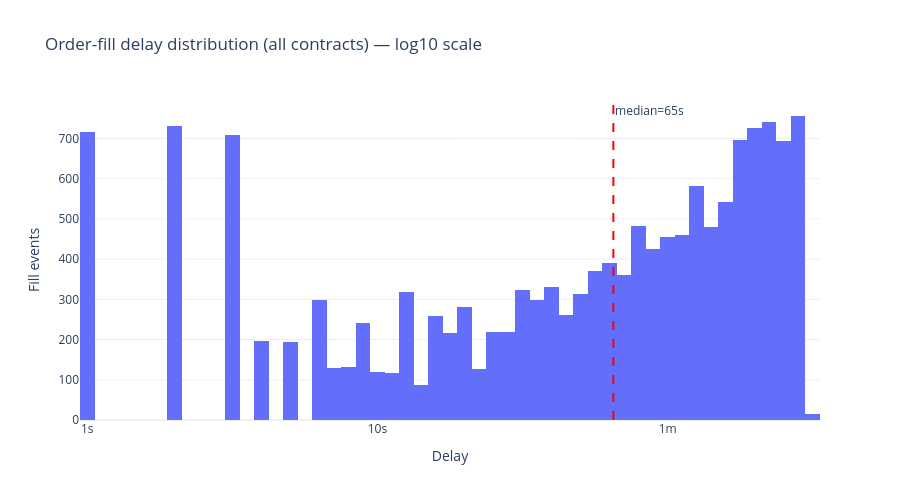

Write notebook code for a chart like this one.
### Code cell
import numpy as np

log_delays = np.log10(all_delays_df['delay_s'].clip(lower=1))

fig_delay = go.Figure()
fig_delay.add_trace(go.Histogram(
    x=log_delays,
    nbinsx=80,
    name='All contracts'
))

median_val = all_delays_df['delay_s'].median()
median_log = np.log10(max(median_val, 1))
fig_delay.add_vline(x=median_log, line_dash='dash', line_color='red',
                    annotation_text=f'median={median_val:.0f}s', annotation_position='top right')

max_log = int(np.ceil(log_delays.max()))
tickvals = list(range(0, max_log + 1))
ticktext = ['1s', '10s', '1m', '10m', '1.7h', '11.6h', '4.8d'][:max_log + 1]

fig_delay.update_layout(
    title='Order-fill delay distribution (all contracts) — log10 scale',
    xaxis_title='Delay',
    yaxis_title='Fill events',
    template='plotly_white', height=500,
)
fig_delay.update_xaxes(tickvals=tickvals, ticktext=ticktext)
fig_delay.show()

### Figure 1 — Plotly figure (JSON) as saved in the notebook; plotly's stock layout.template omitted (floating-point values rounded to 4 significant figures; data arrays with more than 128 entries replaced by an {"elided": "..."} marker saying what was removed)
{"data": [{"name": "All contracts", "nbinsx": 80, "type": "histogram", "x": {"elided": "15014 float values"}}], "layout": {"annotations": [{"showarrow": false, "text": "median=65s", "x": 1.813, "xanchor": "left", "xref": "x", "y": 1, "yanchor": "top", "yref": "y domain"}], "height": 500, "shapes": [{"line": {"color": "red", "dash": "dash"}, "type": "line", "x0": 1.813, "x1": 1.813, "xref": "x", "y0": 0, "y1": 1, "yref": "y domain"}], "title": {"text": "Order-fill delay distribution (all contracts) — log10 scale"}, "xaxis": {"ticktext": ["1s", "10s", "1m", "10m"], "tickvals": [0, 1, 2, 3], "title": {"text": "Delay"}}, "yaxis": {"title": {"text": "Fill events"}}}}
